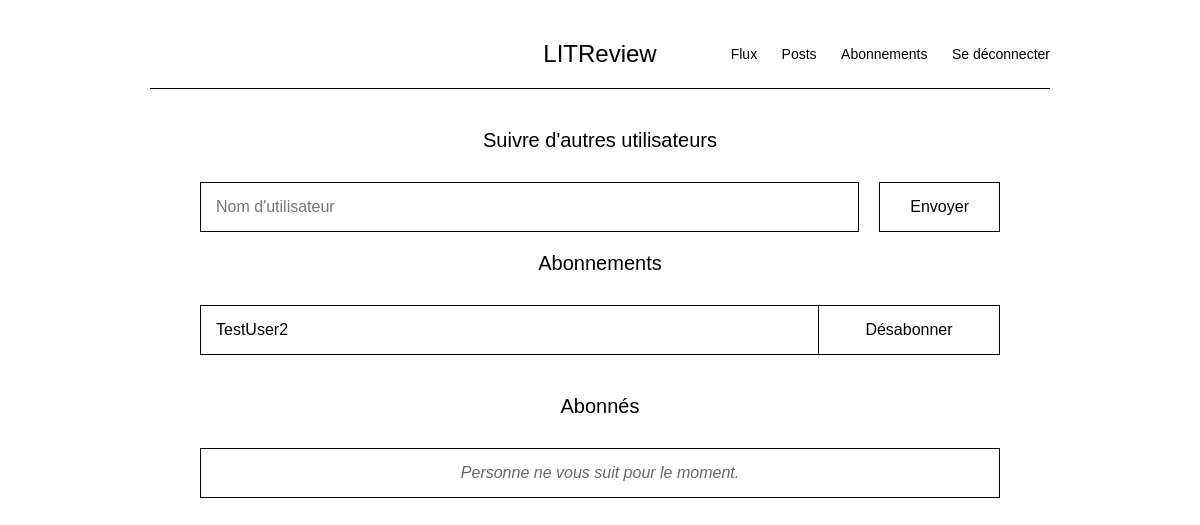
/follow-users/ (signed in), run on an earlier commit of the app's database.
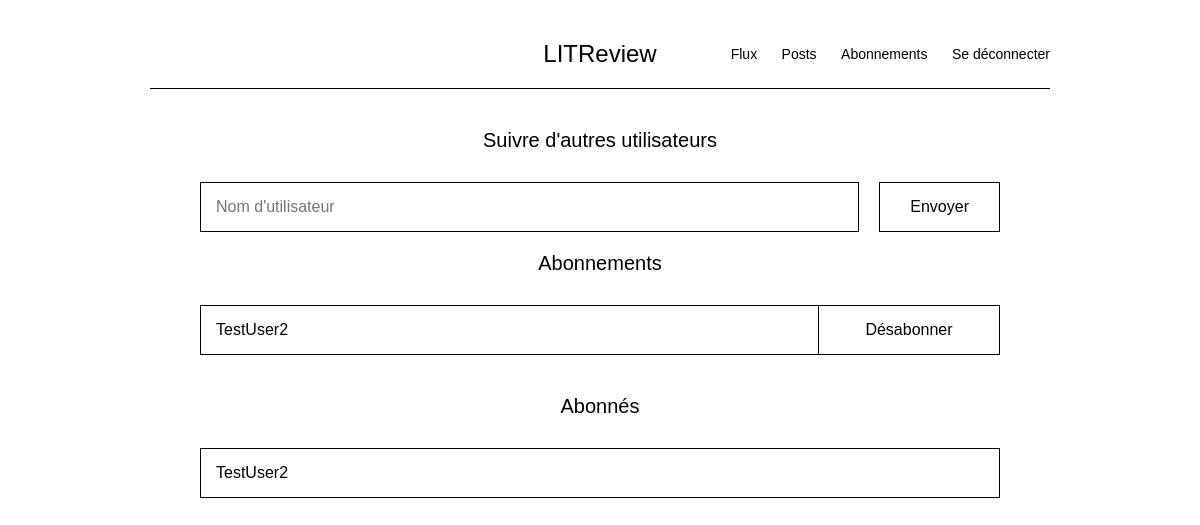
And on a later commit of the database.
### reviews/models.py (models this page shows, shortened)
class UserFollows(models.Model):
    user = models.ForeignKey(
        to=settings.AUTH_USER_MODEL,
        on_delete=models.CASCADE,
        related_name='following'
    )
    followed_user = models.ForeignKey(
        to=settings.AUTH_USER_MODEL,
        on_delete=models.CASCADE,
        related_name='followed_by'
    )
    class Meta:
        unique_together = ('user', 'followed_user', )

### authentication/models.py (models this page shows)
class User(AbstractUser):
    profile_photo = models.ImageField(
        verbose_name='Photo de profil',
        upload_to='profile_photos/',
        blank=True,
        null=True
    )

### reviews/views.py (the view, shortened to what this page needs)
# urls.py: path('follow-users/', reviews.views.follow_users, name='follow_users'),
@login_required
def follow_users(request):
    form = FollowUserForm()
    following = UserFollows.objects.filter(user=request.user)
    followers = UserFollows.objects.filter(followed_user=request.user)
    return render(request, 'reviews/follow_users.html', {
        'form': form,
        'following': following,
        'followers': followers
    })

### reviews/forms.py
class FollowUserForm(forms.Form):
    username = forms.CharField(label='Nom d\'utilisateur', max_length=150)

### reviews/templates/reviews/follow_users.html (shortened to what this page needs)
{% extends 'base.html' %}
{% block content %}
<div class="follow-container">
    <h2 class="section-title">Suivre d'autres utilisateurs</h2>
    <form method="post" class="search-form">
        <input type="text" name="username" placeholder="Nom d'utilisateur" class="search-input" required>
        <button type="submit" class="btn-wireframe">Envoyer</button>
    </form>
    <h2 class="section-title">Abonnements</h2>
    <table class="user-table">
        {% for follow in following %}
            <tr>
                <td>{{ follow.followed_user.username }}</td>
                <td class="action-cell">
                    <a href="{% url 'unfollow_user' follow.followed_user.id %}">Désabonner</a>
                </td>
            </tr>
        {% empty %}
            <tr>
                <td style="text-align: center; color: #666; font-style: italic;">Vous ne suivez personne pour le moment.</td>
            </tr>
        {% endfor %}
    </table>
    <h2 class="section-title">Abonnés</h2>
    <table class="user-table">
        {% for follow in followers %}
            <tr>
                <td>{{ follow.user.username }}</td>
            </tr>
        {% empty %}
            <tr>
                <td style="text-align: center; color: #666; font-style: italic;">Personne ne vous suit pour le moment.</td>
            </tr>
        {% endfor %}
    </table>
</div>
{% endblock %}

### templates/base.html (shortened to what this page needs)
<!DOCTYPE html>
<html lang="fr">
<head>
</head>
<body>
    <div class="container">
        <header>
            <h1>LITReview</h1>
            {% if user.is_authenticated %}
            <nav class="top-nav">
                <a href="{% url 'feed' %}">Flux</a>
                <a href="{% url 'my_posts' %}">Posts</a>
                <a href="{% url 'follow_users' %}">Abonnements</a>
                <a href="{% url 'logout' %}">Se déconnecter</a>
            </nav>
            {% else %}
            <nav class="top-nav">
                <a href="{% url 'login' %}">Se connecter</a>
            </nav>
            {% endif %}
        </header>
        <main>
            {% block content %}{% endblock %}
        </main>
    </div>
</body>
</html>

### templates/base.html (style rules this page uses)
body { font-family: sans-serif; margin: 0; padding: 20px; background-color: #fff; }
.container { max-width: 900px; margin: 0 auto; }
header { position: relative; padding: 20px 0; border-bottom: 1px solid #000; margin-bottom: 40px; display: flex; align-items: center; justify-content: center; }
header h1 { margin: 0; font-size: 24px; font-weight: normal; }
.top-nav { position: absolute; right: 0; }
.top-nav a { margin-left: 20px; text-decoration: none; color: #000; font-size: 14px; }

### reviews/templates/reviews/follow_users.html (style rules this page uses)
.follow-container { max-width: 800px; margin: 0 auto; font-family: sans-serif; }
.section-title { text-align: center; font-weight: normal; font-size: 20px; margin: 40px 0 30px 0; }
.search-form { display: flex; gap: 20px; margin-bottom: 50px; }
.search-input { flex-grow: 1; padding: 15px; border: 1px solid #000; font-size: 16px; box-sizing: border-box; }
.btn-wireframe { padding: 15px 30px; border: 1px solid #000; background-color: #fff; color: #000; cursor: pointer; font-size: 16px; }
.user-table { width: 100%; border-collapse: collapse; margin-bottom: 40px; }
.user-table td { border: 1px solid #000; padding: 15px; font-size: 16px; }
.action-cell { width: 150px; text-align: center; }
.action-cell a { color: #000; text-decoration: none; display: block; }

What changed in the data, as far as the page shows it:
added UserFollows: user.username "TestUser2", shown under "Abonnés"
Also different on the page:
text no longer shown: "Personne ne vous suit pour le moment."
